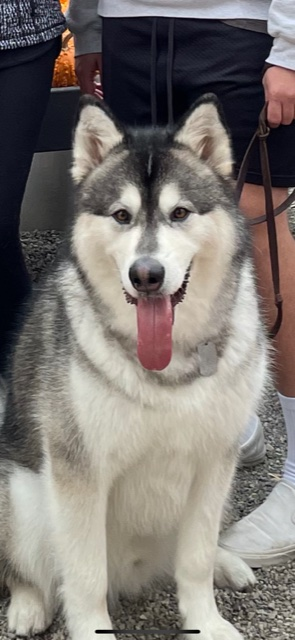
%> input picture Astro.jpg, 295 x 640 px
$ octave Week7_Learning.m   (GNU Octave 9; MATLAB toolbox functions it lacks are replaced by stand-ins)
%> lines starting %> are read from the running program, lines starting %| are printed output that depends on the picture
### dc_wavelet.m
function dcData = dc_wavelet(dcfile)
% Input: dog/cat matrix
% Output: edge detection

    [m,n] = size(dcfile); % 4096 x 80
    pxl = sqrt(m); % cus images are square
    nw = m/4; % wavelet resolution cus downsampling
    dcData = zeros(nw,n);

    for k = 1:n
        X = im2double(reshape(dcfile(:,k),pxl,pxl));
        [~,cH,cV,~]=dwt2(X,'haar'); % only want horizontal and vertical
        cod_cH1 = rescale(abs(cH)); % horizontal rescaled
        cod_cV1 = rescale(abs(cV)); % vertical rescaled
        cod_edge = cod_cH1+cod_cV1; % edge detection
        dcData(:,k) = reshape(cod_edge,nw,1);
    end
end

### dc_trainer.m
function [U,S,V,threshold,w,sortdog,sortcat] = dc_trainer(dog_wave,cat_wave,feature)
%> called with feature = 20

    nd = size(dog_wave,2);
    nc = size(cat_wave,2);
    [U,S,V] = svd([dog_wave cat_wave],'econ');
    animals = S*V';
    U = U(:,1:feature); % Add this in
    dogs = animals(1:feature,1:nd);
    cats = animals(1:feature,nd+1:nd+nc);
    md = mean(dogs,2);
    mc = mean(cats,2);

    Sw = 0;
    for k=1:nd
        Sw = Sw + (dogs(:,k)-md)*(dogs(:,k)-md)';
    end
    for k=1:nc
        Sw = Sw + (cats(:,k)-mc)*(cats(:,k)-mc)';
    end
    Sb = (md-mc)*(md-mc)';

    [V2,D] = eig(Sb,Sw);
    [lambda,ind] = max(abs(diag(D)));
    w = V2(:,ind);
    w = w/norm(w,2);
    vdog = w'*dogs;
    vcat = w'*cats;

    if mean(vdog)>mean(vcat)
        w = -w;
        vdog = -vdog;
        vcat = -vcat;
    end

    % Don't need plotting here
    sortdog = sort(vdog);
    sortcat = sort(vcat);
    t1 = length(sortdog);
    t2 = 1;
    while sortdog(t1)>sortcat(t2)
    t1 = t1-1;
    t2 = t2+1;
    end
    threshold = (sortdog(t1)+sortcat(t2))/2;

    % We don't need to plot results
end

### Week7_Learning.m
% Clean workspace
clear all; close all; clc

%% Train model

load('catData.mat')
load('dogData.mat')

dog_wave = dc_wavelet(dog);
cat_wave = dc_wavelet(cat);

feature = 20;
[U,S,V,threshold,w,sortdog,sortcat] = dc_trainer(dog_wave,cat_wave,feature);

%% Load and view from the test set
% Random labeled(hidden) dogs and cats

load('PatternRecAns')

tiledlayout(3,3)
for k = 1:9
   nexttile
   test = reshape(TestSet(:,k+5),64,64);
   imshow(test)
end
%> this loop made 9 passes
%> pass 1, `imshow(test)`:
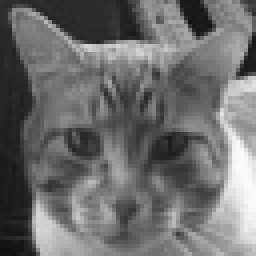
%> displayed picture: size 64x64, on the screen's scale of 0 to 255 (shown 4 times larger); min 14, max 251, mean 109.1
%> pass 2, `imshow(test)`:
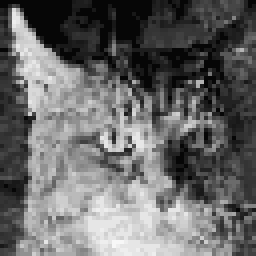
%> displayed picture: size 64x64, on the screen's scale of 0 to 255 (shown 4 times larger); min 6, max 247, mean 104.2

%% Classify test data

TestNum = length(TestSet(1,:));
Test_wave = dc_wavelet(TestSet); % wavelet transform
TestMat = U'*Test_wave; % PCA projection
pval = w'*TestMat; % Project onto w vector

%% Check pval against threshold

% Cat = 1, dog = 0 for ResVec
ResVec = (pval > threshold) % results for test set

%% Checking performance
% let's see how many we got correct

% 0s are correct and 1s are incorrect
err = abs(ResVec - hiddenlabels)
errNum = sum(err);
sucRate = 1 - errNum/TestNum;

%% Checking errors

k = 1;
TestNum = length(pval);

tiledlayout(1,2)
for j = 1:TestNum
   if ResVec(j) ~= hiddenlabels(j)
      S = reshape(TestSet(:,j),64,64);
      nexttile
      imshow(S)
      k = k+1;
   end
end
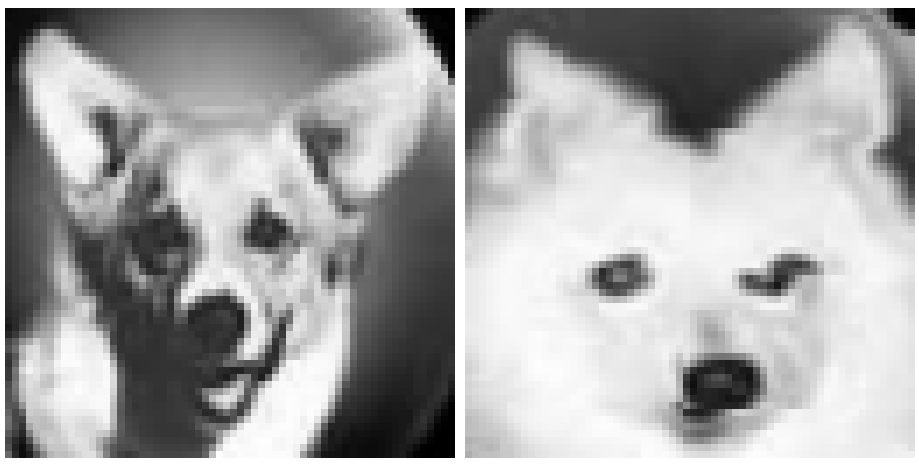
%> figure redrawn from the program's plot data, 2 panels

%% Classifying your pets

% Clear pval
pval = [];

close all

% [6 lines of commented-out code are left out]
I = imread("Astro.jpg");
%> I is the input picture: size 640x295x3 uint8; mean R, G, B 125.7, 120, 115.6
%I = imread('SeanCat.jpg');
imshow(I)

% Convert to grayscale and resize
I = rgb2gray(I);
%> I: size 640x295 uint8
I = im2double(I);
%> I: size 640x295 double
I = imresize(I,[64,64]);
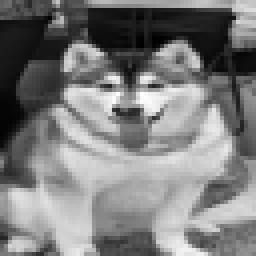
%> I: size 64x64 double (shown 4 times larger); min -0.00463, max 0.973, mean 0.475; drawn with min black and max white
I = reshape(I,64*64,1);
%> I = 4096 values, max 0.973 at index 2264, min -0.00463 at index 773, mean 0.475

%  Classify the image
I_wave = dc_wavelet(I); % wavelet transform
%> the loop in dc_wavelet (call 4), `for k = 1:n` made 1 pass
%> pass 1, in dc_wavelet (call 4), `[~,cH,cV,~]=dwt2(X,'haar');`:
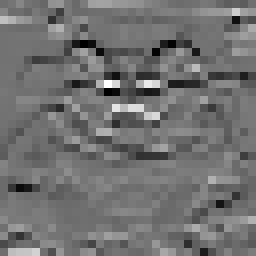
%> cH: size 32x32 double (shown 8 times larger); min -0.407, max 0.5, mean -0.00373; drawn with min black and max white
%> pass 1, in dc_wavelet (call 4), `[~,cH,cV,~]=dwt2(X,'haar');`:
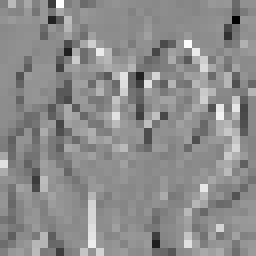
%> cV: size 32x32 double (shown 8 times larger); min -0.39, max 0.31, mean -0.00352; drawn with min black and max white
%> pass 1, in dc_wavelet (call 4), `cod_cV1 = rescale(abs(cV));`:
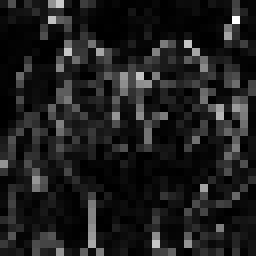
%> cod_cV1: size 32x32 double (shown 8 times larger); min 0, max 1, mean 0.118
%> after the loop in dc_wavelet (call 4), `for k = 1:n`: dcData = 1024 values, max 1.7 at index 931, min 0.00183 at index 15, mean 0.244
%> I_wave has the same summary as dcData in dc_wavelet
IMat = U'*I_wave; % PCA projection
%> IMat = 20 values, max 0.998 at index 20, min -7.61 at index 1, mean -0.118
pval = w'*IMat;
%> pval = -0.0488

if pval > threshold
    disp('Cat')
else
    disp('Dog')
end
